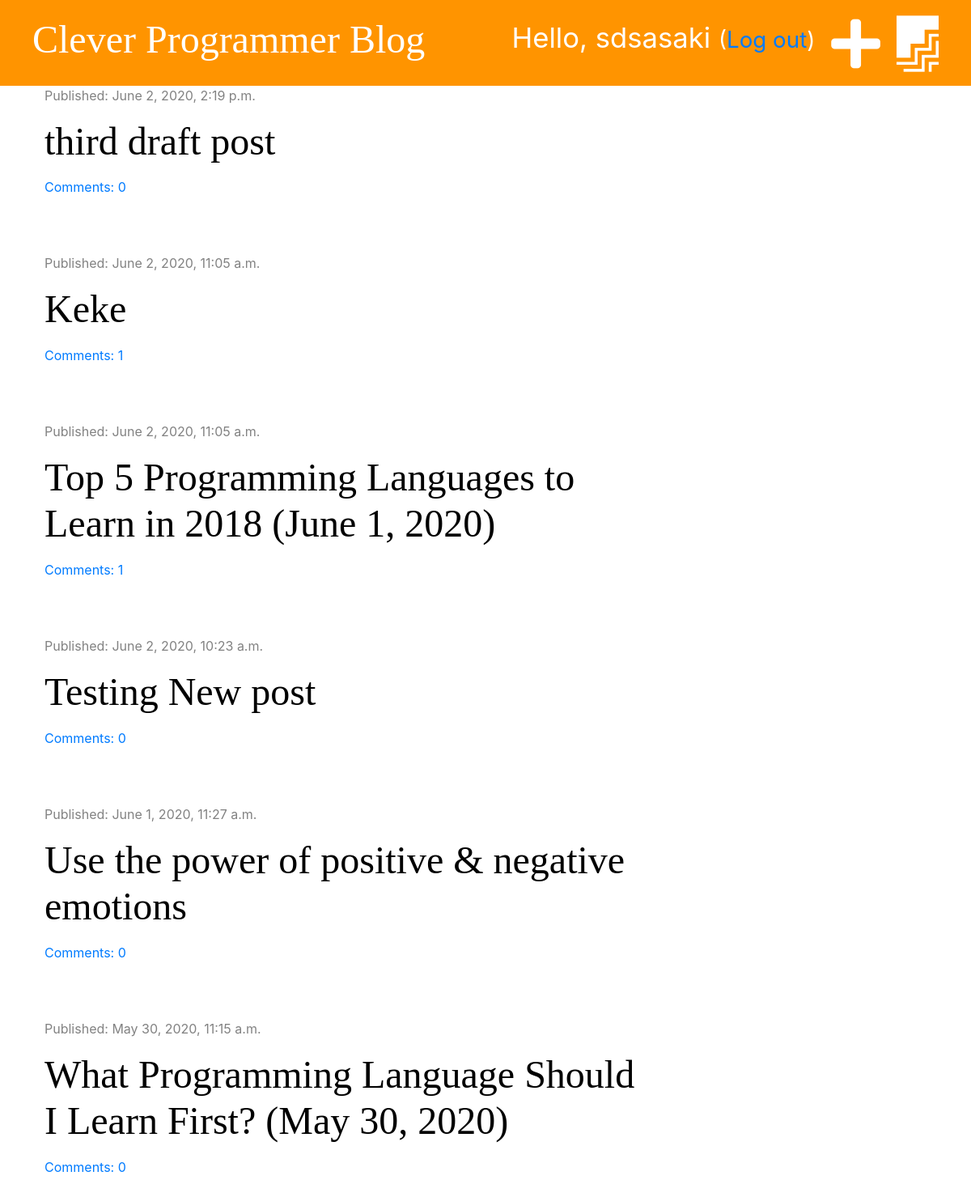
Page / (signed in) on the earlier database version.
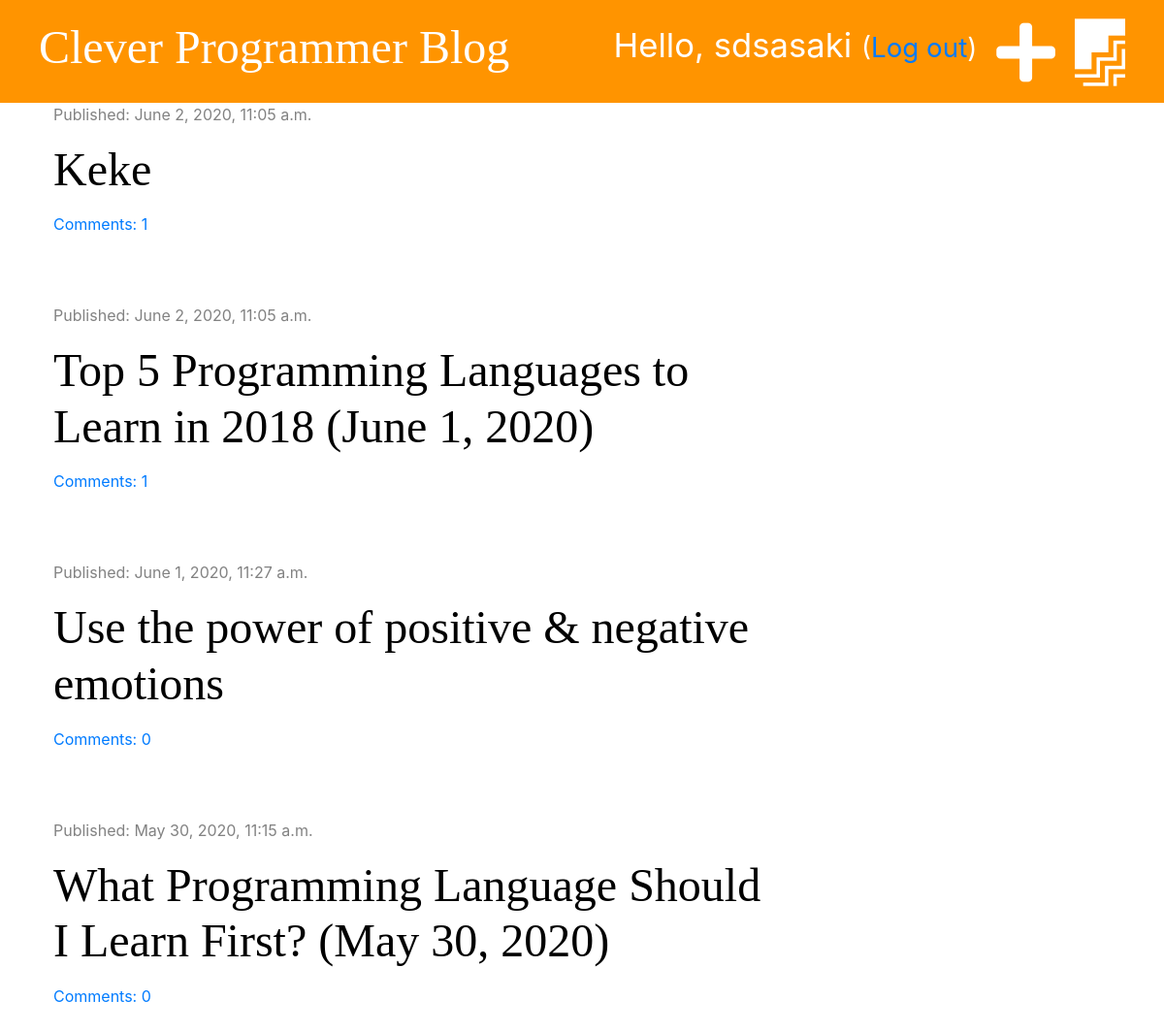
Same page on the later database version.
### blog/models.py (models this page shows, shortened)
class Post(models.Model):
    author = models.ForeignKey('auth.User', on_delete=models.CASCADE)
    title = models.CharField(max_length=200)
    text = models.TextField()
    created_date = models.DateTimeField(default=timezone.now())
    published_date = models.DateTimeField(blank=True, null=True)
    def approved_comments(self):
        return self.comments.filter(approved=True)

### blog/views.py (the view)
# urls.py: path('', views.post_list, name='post_list'),
def post_list(request):
    posts = Post.objects.filter(published_date__lte=timezone.now()).order_by('-published_date')
    stuff_for_frontend = {'posts': posts}
    return render(request, 'blog/post_list.html', stuff_for_frontend)

### blog/templatetags/markdownify.py (called while the page is built)
@register.filter
def markdown(value):
    renderer = HighlightRenderer()
    markdown = mistune.Markdown(renderer=renderer)
    return markdown(value)

### blog/templates/blog/post_list.html (shortened to what this page needs)
{% extends 'blog/base.html' %}
{% load markdownify %}
{% block content %}
        {% for post in posts %}
            <div class="post">
                <div class="date">
                    <p>Published: {{ post.published_date }}</p>
                </div>
                <h1><a href="{% url 'post_detail' pk=post.pk %}">{{ post.title }}</a></h1>
                <a href="{% url 'post_detail' pk=post.pk %}">Comments: {{ post.approved_comments.count }}</a>
            </div>
        {% endfor %}
{% endblock %}

Differences in the rows shown:
removed Post: published_date "June 2, 2020, 2:19 p.m.", title "third draft post", approved_comments.count "0"
removed Post: published_date "June 2, 2020, 10:23 a.m.", title "Testing New post", approved_comments.count "0"
